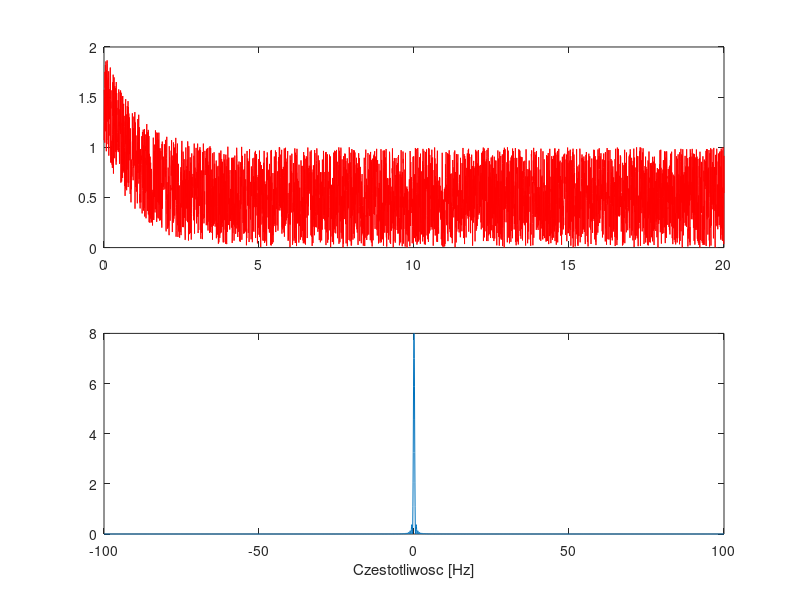

This chart was generated by the following MATLAB code:
%%
close all; clear; clc;
% ZADANIE 4 a)
%prostokat, % amp=4, szer=4, sr=0
%t=<-10,10>s, FS=200;

Fs=200;
t = -10:(1/Fs):10;
x1=4*((1-abs(t)/2)).*((abs(t))<=2); % amp=4, szer=4, sr=0
plot(t,x1,'r')
subplot(211), plot(t,x1,'r')
%subplot(212), plot(tc,xc,'c')
xlabel('czas [s]');
XT=fftshift(fft(x1)); % przesuniecie transformaty
WA=abs(XT)/Fs; % widmo amplitudowe %%% dzielimy przez Fs poniewaz wykres za maly
WF=angle(XT); % widmo fazowe
%f=linspace(0,Fs,length(t)); % wektor czestotliwosci (polecenie zwraca wektor od zera do Fs o dlugosci (t))
% WIDMO FAZOWE I AMPLITUDOWE JEST FUNKCJĄ CZESTOTLIWOŚCI A NIE CZASU!!!
% (polowa punktow zabrana za bedne myslenie)
f=linspace(-Fs/2,Fs/2,length(t)); % mozna f=10*t
subplot(212), plot(f,WA); 
xlabel('Czestotliwosc [Hz]');
xt=abs(8*(sinc(f*2).*sinc(f*2))); % (mozna 8*(sinc(f*2).^2)% abs() poniewaz chcemy porownac widmo z widmem, 
% transformate z transformata,( mnozymy f*2 poniewaz sinc() w matlabie jest
% iinny więc tak trzeba)
subplot(211), plot(f,WA,'.r',f,xt,'g')
%%
close all; clear; clc;
% ZADANIE 4 a)
%sygnnal gaussa

Fs=200;
t = -10:(1/Fs):10;
x1=(1/3*sqrt(2*pi))*exp(-(t-3).^2/18) % amp=4, szer=4, sr=0
plot(t,x1,'r')
Ex=sum(abs(x1).^2)
XT=fftshift(fft(x1));
WA=abs(XT);
EWA=sum(WA.^2)/length(t)


%%
close all; clear; clc;
% ZADANIE 4 a)
%t=<-10,10>s, FS=200;
Fs=200;
t = 0:(1/Fs):20;
x1=rand(size(t)) + exp(-t);
%Ex=sum()
plot(t,x1,'r')